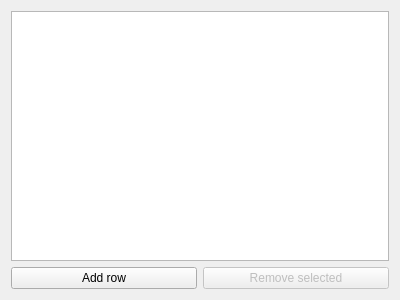
<?xml version="1.0" encoding="UTF-8"?>
<ui version="4.0">
 <class>TableViewControl</class>
 <widget class="QWidget" name="TableViewControl">
  <property name="geometry">
   <rect>
    <x>0</x>
    <y>0</y>
    <width>400</width>
    <height>300</height>
   </rect>
  </property>
  <property name="windowTitle">
   <string>Form</string>
  </property>
  <layout class="QVBoxLayout" name="verticalLayout">
   <item>
    <widget class="QTableView" name="Table">
     <property name="sortingEnabled">
      <bool>true</bool>
     </property>
    </widget>
   </item>
   <item>
    <layout class="QHBoxLayout" name="horizontalLayout">
     <item>
      <widget class="QPushButton" name="BtnAddRows">
       <property name="text">
        <string>Add row</string>
       </property>
      </widget>
     </item>
     <item>
      <widget class="QPushButton" name="BtnRemoveRows">
       <property name="enabled">
        <bool>false</bool>
       </property>
       <property name="text">
        <string>Remove selected</string>
       </property>
      </widget>
     </item>
    </layout>
   </item>
  </layout>
 </widget>
 <resources/>
 <connections/>
</ui>
